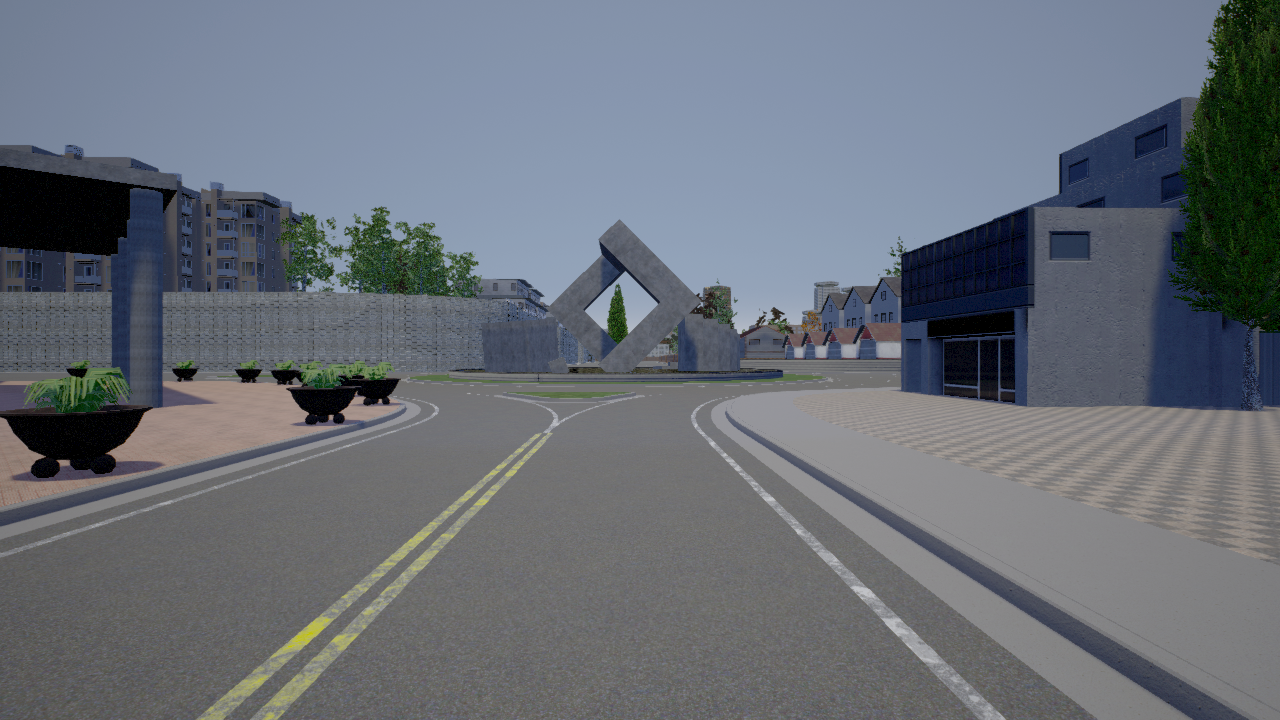
#> input picture examples/00004746.png, 1280 x 720 px
$ python transform_view.py
#> lines starting #> are read from the running program, lines starting #| are printed output that depends on the picture
import cv2
import numpy as np
# load CARLA example image
image = cv2.imread('00004746.png')
#> image is the input picture: shape (720, 1280, 3); mean B, G, R 119.4, 111, 105.1
# define four corners in original image
src = np.float32([[200, 720], [1100, 720], [500, 450], [700, 450]])
# define where the corners end up after transformation
dst = np.float32([[300, 720], [900, 720], [300, 0], [900, 0]])

img_size = (image.shape[1],image.shape[0])
#> img_size = (1280, 720)
# Compute perspective tranform from sorce and destination
M = cv2.getPerspectiveTransform(src, dst)
# Use transform to warp source image
warped = cv2.warpPerspective(image, M, img_size)
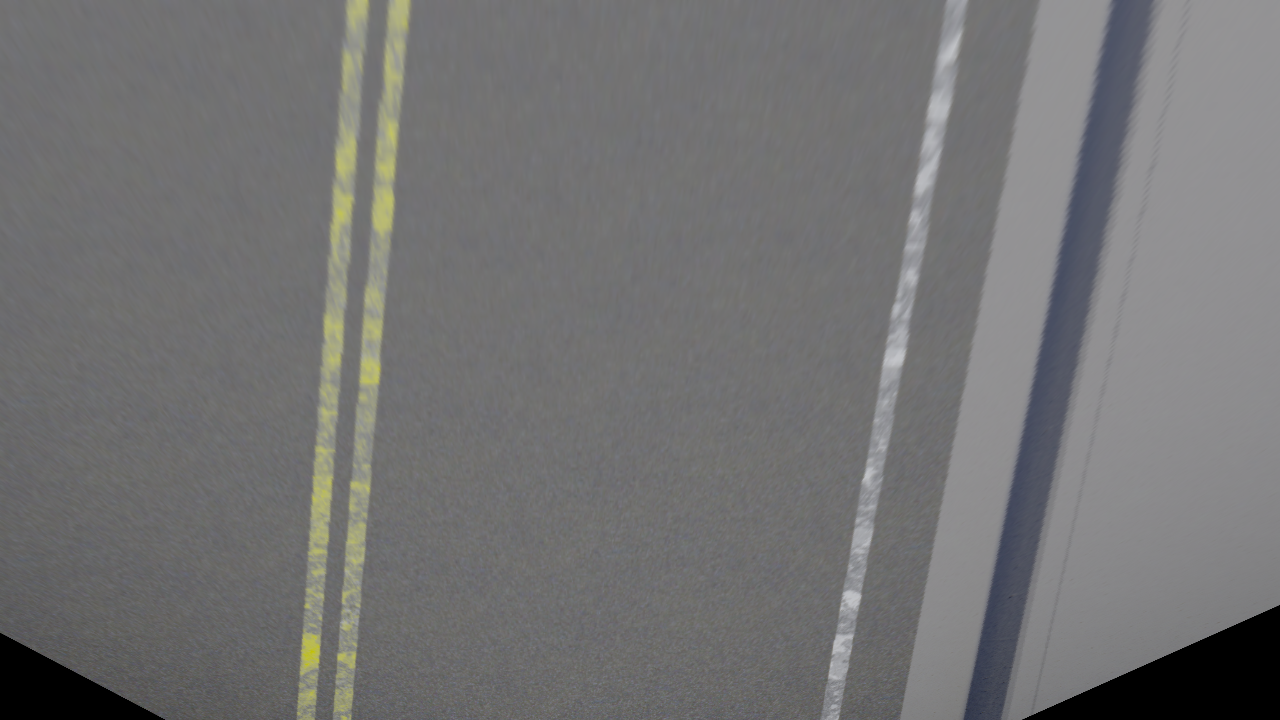
#> warped: shape (720, 1280, 3); mean B, G, R 114.9, 114.6, 114.8

cv2.imshow('image',warped)
cv2.waitKey(0)
cv2.destroyAllWindows()
